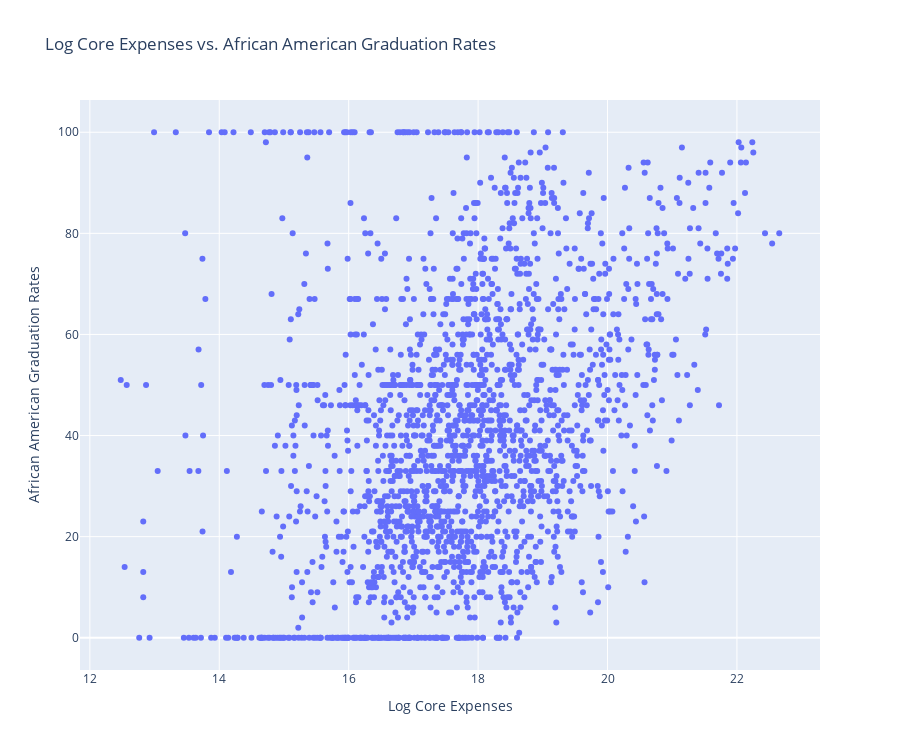

Notebook code for this chart:
### Markdown cell above
## Log Revenues vs African American Graduation Rates

### Code cell
fig = go.Figure()

fig.add_trace(
    
    go.Scatter(
        x = np.log(X_black["Core_Expenses"]), y = y_black, mode='markers'
    )
)

fig.update_layout(
    height = 750,
    xaxis = {
        "title": "Log Core Expenses"
    },
    yaxis = {
        "title": "African American Graduation Rates"
    },
    title = "Log Core Expenses vs. African American Graduation Rates"
)
fig.show()

### Figure 1 — Plotly figure (JSON) as saved in the notebook; plotly's stock layout.template omitted (floating-point values rounded to 4 significant figures; data arrays with more than 128 entries replaced by an {"elided": "..."} marker saying what was removed)
{"data": [{"mode": "markers", "type": "scatter", "x": {"elided": "2027 float values"}, "y": {"elided": "2027 int values"}}], "layout": {"height": 750, "title": {"text": "Log Core Expenses vs. African American Graduation Rates"}, "xaxis": {"title": {"text": "Log Core Expenses"}}, "yaxis": {"title": {"text": "African American Graduation Rates"}}}}
